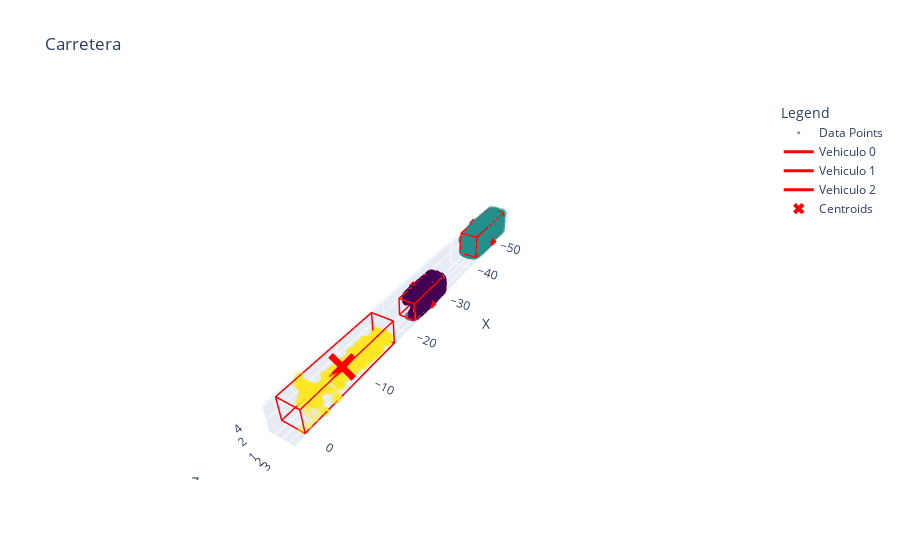
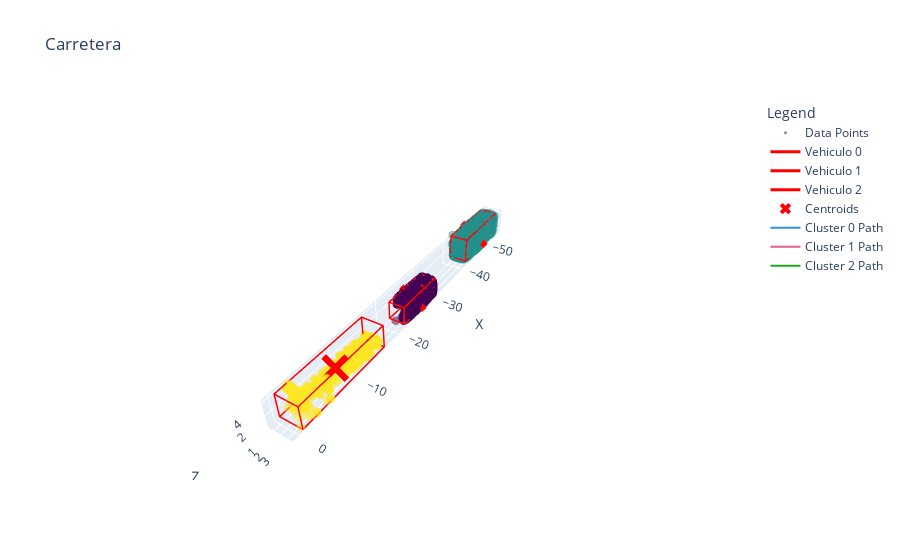
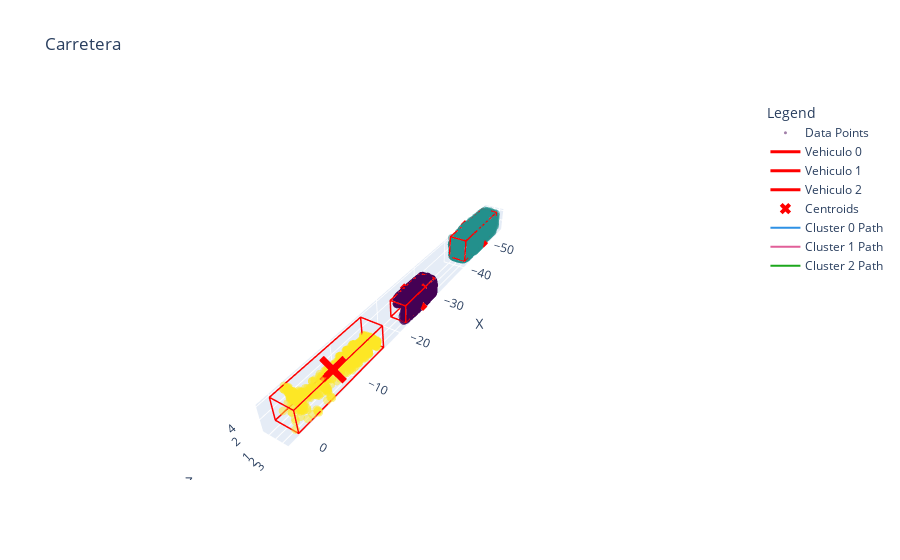

Notebook code for these charts, in order:
### Code cell
import os
import cv2
from plotly.subplots import make_subplots

centroids = []
last_centroids = {}
for i, frame in enumerate(tqdm(dataframes)):
    X = frame[['x', 'y', 'z']]

    dbscan = DBSCAN(eps=2, min_samples=10, n_jobs=-1)

    y_dbscan = dbscan.fit_predict(X)

    df_clustered = X.copy()
    df_clustered['cluster'] = y_dbscan

    # Delete noise
    df_clustered = df_clustered[df_clustered['cluster'] != -1]

    # print(np.unique(y_dbscan))

    fig = px.scatter(df_clustered, x='x', y='y', color='cluster')

    df_result = pd.DataFrame()
    df_result['x'] = df_clustered['x']
    df_result['y'] = df_clustered['y']
    df_result['z'] = df_clustered['z']
    df_result['cluster'] = df_clustered['cluster']

    # Calculate bounding boxes for each cluster
    bounding_boxes = {}

    for cluster in np.unique(y_dbscan)[1:]:
        cluster_points = df_result[df_result['cluster'] == cluster]
        min_x, max_x = cluster_points['x'].min(), cluster_points['x'].max()
        min_y, max_y = cluster_points['y'].min(), cluster_points['y'].max()
        min_z, max_z = cluster_points['z'].min(), cluster_points['z'].max()
        bounding_boxes[cluster] = {
            'min_x': min_x, 'max_x': max_x,
            'min_y': min_y, 'max_y': max_y,
            'min_z': min_z, 'max_z': max_z
        }
        # Calculate the center of the bounding box
        center_x = (min_x + max_x) / 2
        center_y = (min_y + max_y) / 2
        center_z = (min_z + max_z) / 2
        centroids.append((get_cluster(last_centroids, center_x, center_y, center_z),
                          center_x, center_y, center_z))

    fig = go.Figure()

    # Add original data points
    fig.add_trace(go.Scatter3d(
        x=df_result['x'],
        y=df_result['y'],
        z=df_result['z'],
        mode='markers',
        marker=dict(
            size=3,  # Increase marker size
            color=df_result['cluster'],
            colorscale='Viridis',
            opacity=0.5
        ),
        name='Data Points'  # Add a name for the legend
    ))

    # Add bounding boxes
    for cluster, bbox in bounding_boxes.items():
        fig.add_trace(go.Scatter3d(
            x=[bbox['min_x'], bbox['max_x'], bbox['max_x'], bbox['min_x'], bbox['min_x'], bbox['min_x'], bbox['max_x'], bbox['max_x'], bbox['min_x'], bbox['min_x'], bbox['max_x'], bbox['max_x'], bbox['max_x'], bbox['max_x'], bbox['min_x'], bbox['min_x'], bbox['min_x']],
            y=[bbox['min_y'], bbox['min_y'], bbox['max_y'], bbox['max_y'], bbox['min_y'], bbox['min_y'], bbox['min_y'], bbox['max_y'], bbox['max_y'], bbox['max_y'], bbox['max_y'], bbox['max_y'], bbox['min_y'], bbox['min_y'], bbox['min_y'], bbox['min_y'], bbox['max_y']],
            z=[bbox['min_z'], bbox['min_z'], bbox['min_z'], bbox['min_z'], bbox['min_z'], bbox['max_z'], bbox['max_z'], bbox['max_z'], bbox['max_z'], bbox['min_z'], bbox['min_z'], bbox['max_z'], bbox['max_z'], bbox['min_z'], bbox['min_z'], bbox['max_z'], bbox['max_z']],
            mode='lines',
            line=dict(color='red', width=3),  # Increase line width
            name=f'Vehiculo {cluster}'  # Improved naming
        ))

    # Add centroids to the plot
    fig.add_trace(go.Scatter3d(
        x=[bbox['min_x'] + (bbox['max_x'] - bbox['min_x']) / 2 for bbox in bounding_boxes.values()],
        y=[bbox['min_y'] + (bbox['max_y'] - bbox['min_y']) / 2 for bbox in bounding_boxes.values()],
        z=[bbox['min_z'] + (bbox['max_z'] - bbox['min_z']) / 2 for bbox in bounding_boxes.values()],
        mode='markers',
        marker=dict(
            size=10,
            color='red',
            symbol='x'
        ),
        name='Centroids'
    ))


    # Draw lines connecting centroids of each cluster with different colors
    colors = px.colors.qualitative.Dark24
    for cluster_id, centroid in last_centroids.items():
        cluster_centroids = [c for c in centroids if c[0] == cluster_id]
        if len(cluster_centroids) > 1:
            fig.add_trace(go.Scatter3d(
                x=[c[1] for c in cluster_centroids],
                y=[c[2] for c in cluster_centroids],
                z=[c[3] for c in cluster_centroids],
                mode='lines',
                line=dict(color=colors[cluster_id % len(colors)], width=2),
                name=f'Cluster {cluster_id} Path'
            ))


    # Update layout
    fig.update_layout(
        scene=dict(
            xaxis_title='X',
            yaxis_title='Y',
            zaxis_title='Z',
            aspectmode='data',
            camera=dict(
                eye=dict(x=5, y=3, z=4)  # Adjust camera angle
            )
        ),
        title='Carretera',
        legend=dict(title='Legend')  # Improve legend title
    )

### Figure 1 — Plotly figure (JSON) as saved in the notebook; plotly's stock layout.template omitted (floating-point values rounded to 4 significant figures; data arrays with more than 128 entries replaced by an {"elided": "..."} marker saying what was removed)
{"data": [{"marker": {"color": {"elided": "12802 int values"}, "colorscale": [[0, "#440154"], [0.1111, "#482878"], [0.2222, "#3e4989"], [0.3333, "#31688e"], [0.4444, "#26828e"], [0.5556, "#1f9e89"], [0.6667, "#35b779"], [0.7778, "#6ece58"], [0.8889, "#b5de2b"], [1, "#fde725"]], "opacity": 0.5, "size": 3}, "mode": "markers", "name": "Data Points", "type": "scatter3d", "x": {"elided": "12802 float values"}, "y": {"elided": "12802 float values"}, "z": {"elided": "12802 float values"}}, {"line": {"color": "red", "width": 3}, "mode": "lines", "name": "Vehiculo 0", "type": "scatter3d", "x": [-31.2, -22.75, -22.75, -31.2, -31.2, -31.2, -22.75, -22.75, -31.2, -31.2, -22.75, -22.75, -22.75, -22.75, -31.2, -31.2, -31.2], "y": [0.8891, 0.8891, 3.461, 3.461, 0.8891, 0.8891, 0.8891, 3.461, 3.461, 3.461, 3.461, 3.461, 0.8891, 0.8891, 0.8891, 0.8891, 3.461], "z": [0.2002, 0.2002, 0.2002, 0.2002, 0.2002, 3.123, 3.123, 3.123, 3.123, 0.2002, 0.2002, 3.123, 3.123, 0.2002, 0.2002, 3.123, 3.123]}, {"line": {"color": "red", "width": 3}, "mode": "lines", "name": "Vehiculo 1", "type": "scatter3d", "x": [-54.98, -43.36, -43.36, -54.98, -54.98, -54.98, -43.36, -43.36, -54.98, -54.98, -43.36, -43.36, -43.36, -43.36, -54.98, -54.98, -54.98], "y": [0.215, 0.215, 3.242, 3.242, 0.215, 0.215, 0.215, 3.242, 3.242, 3.242, 3.242, 3.242, 0.215, 0.215, 0.215, 0.215, 3.242], "z": [0.225, 0.225, 0.225, 0.225, 0.225, 4.164, 4.164, 4.164, 4.164, 0.225, 0.225, 4.164, 4.164, 0.225, 0.225, 4.164, 4.164]}, {"line": {"color": "red", "width": 3}, "mode": "lines", "name": "Vehiculo 2", "type": "scatter3d", "x": [-17.18, 0.04386, 0.04386, -17.18, -17.18, -17.18, 0.04386, 0.04386, -17.18, -17.18, 0.04386, 0.04386, 0.04386, 0.04386, -17.18, -17.18, -17.18], "y": [0.2063, 0.2063, 3.692, 3.692, 0.2063, 0.2063, 0.2063, 3.692, 3.692, 3.692, 3.692, 3.692, 0.2063, 0.2063, 0.2063, 0.2063, 3.692], "z": [0.2007, 0.2007, 0.2007, 0.2007, 0.2007, 3.966, 3.966, 3.966, 3.966, 0.2007, 0.2007, 3.966, 3.966, 0.2007, 0.2007, 3.966, 3.966]}, {"marker": {"color": "red", "size": 10, "symbol": "x"}, "mode": "markers", "name": "Centroids", "type": "scatter3d", "x": [-26.97, -49.17, -8.57], "y": [2.175, 1.728, 1.949], "z": [1.661, 2.194, 2.084]}], "layout": {"legend": {"title": {"text": "Legend"}}, "scene": {"aspectmode": "data", "camera": {"eye": {"x": 5, "y": 3, "z": 4}}, "xaxis": {"title": {"text": "X"}}, "yaxis": {"title": {"text": "Y"}}, "zaxis": {"title": {"text": "Z"}}}, "title": {"text": "Carretera"}}}

### Figure 2 — Plotly figure (JSON) as saved in the notebook; plotly's stock layout.template omitted (floating-point values rounded to 4 significant figures; data arrays with more than 128 entries replaced by an {"elided": "..."} marker saying what was removed)
{"data": [{"marker": {"color": {"elided": "12325 int values"}, "colorscale": [[0, "#440154"], [0.1111, "#482878"], [0.2222, "#3e4989"], [0.3333, "#31688e"], [0.4444, "#26828e"], [0.5556, "#1f9e89"], [0.6667, "#35b779"], [0.7778, "#6ece58"], [0.8889, "#b5de2b"], [1, "#fde725"]], "opacity": 0.5, "size": 3}, "mode": "markers", "name": "Data Points", "type": "scatter3d", "x": {"elided": "12325 float values"}, "y": {"elided": "12325 float values"}, "z": {"elided": "12325 float values"}}, {"line": {"color": "red", "width": 3}, "mode": "lines", "name": "Vehiculo 0", "type": "scatter3d", "x": [-30.79, -22.16, -22.16, -30.79, -30.79, -30.79, -22.16, -22.16, -30.79, -30.79, -22.16, -22.16, -22.16, -22.16, -30.79, -30.79, -30.79], "y": [0.8675, 0.8675, 3.421, 3.421, 0.8675, 0.8675, 0.8675, 3.421, 3.421, 3.421, 3.421, 3.421, 0.8675, 0.8675, 0.8675, 0.8675, 3.421], "z": [0.2002, 0.2002, 0.2002, 0.2002, 0.2002, 3.124, 3.124, 3.124, 3.124, 0.2002, 0.2002, 3.124, 3.124, 0.2002, 0.2002, 3.124, 3.124]}, {"line": {"color": "red", "width": 3}, "mode": "lines", "name": "Vehiculo 1", "type": "scatter3d", "x": [-54.92, -42.46, -42.46, -54.92, -54.92, -54.92, -42.46, -42.46, -54.92, -54.92, -42.46, -42.46, -42.46, -42.46, -54.92, -54.92, -54.92], "y": [0.2069, 0.2069, 3.207, 3.207, 0.2069, 0.2069, 0.2069, 3.207, 3.207, 3.207, 3.207, 3.207, 0.2069, 0.2069, 0.2069, 0.2069, 3.207], "z": [0.239, 0.239, 0.239, 0.239, 0.239, 4.331, 4.331, 4.331, 4.331, 0.239, 0.239, 4.331, 4.331, 0.239, 0.239, 4.331, 4.331]}, {"line": {"color": "red", "width": 3}, "mode": "lines", "name": "Vehiculo 2", "type": "scatter3d", "x": [-16.6, -0.7202, -0.7202, -16.6, -16.6, -16.6, -0.7202, -0.7202, -16.6, -16.6, -0.7202, -0.7202, -0.7202, -0.7202, -16.6, -16.6, -16.6], "y": [0.2002, 0.2002, 3.69, 3.69, 0.2002, 0.2002, 0.2002, 3.69, 3.69, 3.69, 3.69, 3.69, 0.2002, 0.2002, 0.2002, 0.2002, 3.69], "z": [0.2097, 0.2097, 0.2097, 0.2097, 0.2097, 3.867, 3.867, 3.867, 3.867, 0.2097, 0.2097, 3.867, 3.867, 0.2097, 0.2097, 3.867, 3.867]}, {"marker": {"color": "red", "size": 10, "symbol": "x"}, "mode": "markers", "name": "Centroids", "type": "scatter3d", "x": [-26.47, -48.69, -8.662], "y": [2.144, 1.707, 1.945], "z": [1.662, 2.285, 2.039]}, {"line": {"color": "#2E91E5", "width": 2}, "mode": "lines", "name": "Cluster 0 Path", "type": "scatter3d", "x": [-26.97, -26.47], "y": [2.175, 2.144], "z": [1.661, 1.662]}, {"line": {"color": "#E15F99", "width": 2}, "mode": "lines", "name": "Cluster 1 Path", "type": "scatter3d", "x": [-49.17, -48.69], "y": [1.728, 1.707], "z": [2.194, 2.285]}, {"line": {"color": "#1CA71C", "width": 2}, "mode": "lines", "name": "Cluster 2 Path", "type": "scatter3d", "x": [-8.57, -8.662], "y": [1.949, 1.945], "z": [2.084, 2.039]}], "layout": {"legend": {"title": {"text": "Legend"}}, "scene": {"aspectmode": "data", "camera": {"eye": {"x": 5, "y": 3, "z": 4}}, "xaxis": {"title": {"text": "X"}}, "yaxis": {"title": {"text": "Y"}}, "zaxis": {"title": {"text": "Z"}}}, "title": {"text": "Carretera"}}}

### Figure 3 — Plotly figure (JSON) as saved in the notebook; plotly's stock layout.template omitted (floating-point values rounded to 4 significant figures; data arrays with more than 128 entries replaced by an {"elided": "..."} marker saying what was removed)
{"data": [{"marker": {"color": {"elided": "12022 int values"}, "colorscale": [[0, "#440154"], [0.1111, "#482878"], [0.2222, "#3e4989"], [0.3333, "#31688e"], [0.4444, "#26828e"], [0.5556, "#1f9e89"], [0.6667, "#35b779"], [0.7778, "#6ece58"], [0.8889, "#b5de2b"], [1, "#fde725"]], "opacity": 0.5, "size": 3}, "mode": "markers", "name": "Data Points", "type": "scatter3d", "x": {"elided": "12022 float values"}, "y": {"elided": "12022 float values"}, "z": {"elided": "12022 float values"}}, {"line": {"color": "red", "width": 3}, "mode": "lines", "name": "Vehiculo 0", "type": "scatter3d", "x": [-30.48, -22.19, -22.19, -30.48, -30.48, -30.48, -22.19, -22.19, -30.48, -30.48, -22.19, -22.19, -22.19, -22.19, -30.48, -30.48, -30.48], "y": [0.8699, 0.8699, 3.416, 3.416, 0.8699, 0.8699, 0.8699, 3.416, 3.416, 3.416, 3.416, 3.416, 0.8699, 0.8699, 0.8699, 0.8699, 3.416], "z": [0.2001, 0.2001, 0.2001, 0.2001, 0.2001, 3.122, 3.122, 3.122, 3.122, 0.2001, 0.2001, 3.122, 3.122, 0.2001, 0.2001, 3.122, 3.122]}, {"line": {"color": "red", "width": 3}, "mode": "lines", "name": "Vehiculo 1", "type": "scatter3d", "x": [-54.98, -41.8, -41.8, -54.98, -54.98, -54.98, -41.8, -41.8, -54.98, -54.98, -41.8, -41.8, -41.8, -41.8, -54.98, -54.98, -54.98], "y": [0.2013, 0.2013, 3.141, 3.141, 0.2013, 0.2013, 0.2013, 3.141, 3.141, 3.141, 3.141, 3.141, 0.2013, 0.2013, 0.2013, 0.2013, 3.141], "z": [0.2182, 0.2182, 0.2182, 0.2182, 0.2182, 4.166, 4.166, 4.166, 4.166, 0.2182, 0.2182, 4.166, 4.166, 0.2182, 0.2182, 4.166, 4.166]}, {"line": {"color": "red", "width": 3}, "mode": "lines", "name": "Vehiculo 2", "type": "scatter3d", "x": [-16.16, 0.05261, 0.05261, -16.16, -16.16, -16.16, 0.05261, 0.05261, -16.16, -16.16, 0.05261, 0.05261, 0.05261, 0.05261, -16.16, -16.16, -16.16], "y": [0.2164, 0.2164, 3.688, 3.688, 0.2164, 0.2164, 0.2164, 3.688, 3.688, 3.688, 3.688, 3.688, 0.2164, 0.2164, 0.2164, 0.2164, 3.688], "z": [0.2042, 0.2042, 0.2042, 0.2042, 0.2042, 3.88, 3.88, 3.88, 3.88, 0.2042, 0.2042, 3.88, 3.88, 0.2042, 0.2042, 3.88, 3.88]}, {"marker": {"color": "red", "size": 10, "symbol": "x"}, "mode": "markers", "name": "Centroids", "type": "scatter3d", "x": [-26.33, -48.39, -8.055], "y": [2.143, 1.671, 1.952], "z": [1.661, 2.192, 2.042]}, {"line": {"color": "#2E91E5", "width": 2}, "mode": "lines", "name": "Cluster 0 Path", "type": "scatter3d", "x": [-26.97, -26.47, -26.33], "y": [2.175, 2.144, 2.143], "z": [1.661, 1.662, 1.661]}, {"line": {"color": "#E15F99", "width": 2}, "mode": "lines", "name": "Cluster 1 Path", "type": "scatter3d", "x": [-49.17, -48.69, -48.39], "y": [1.728, 1.707, 1.671], "z": [2.194, 2.285, 2.192]}, {"line": {"color": "#1CA71C", "width": 2}, "mode": "lines", "name": "Cluster 2 Path", "type": "scatter3d", "x": [-8.57, -8.662, -8.055], "y": [1.949, 1.945, 1.952], "z": [2.084, 2.039, 2.042]}], "layout": {"legend": {"title": {"text": "Legend"}}, "scene": {"aspectmode": "data", "camera": {"eye": {"x": 5, "y": 3, "z": 4}}, "xaxis": {"title": {"text": "X"}}, "yaxis": {"title": {"text": "Y"}}, "zaxis": {"title": {"text": "Z"}}}, "title": {"text": "Carretera"}}}
